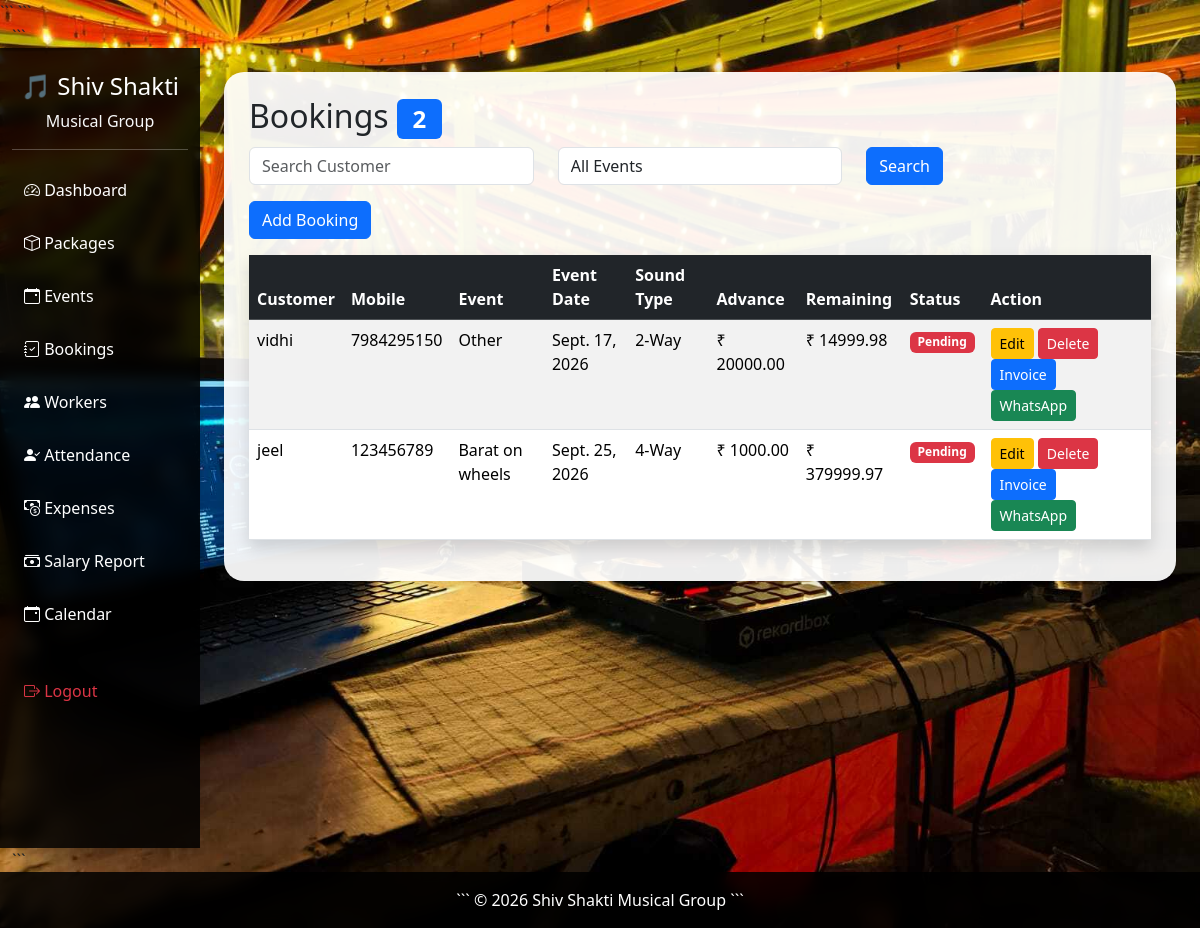
The page /bookings/ (signed in) on the database its author committed.
### bookings/models.py (models this page shows, shortened)
class Booking(models.Model):
    customer_name = models.CharField(max_length=100)
    mobile = models.CharField(max_length=15)
    address = models.TextField()
    event = models.ForeignKey(
        Event,
        on_delete=models.CASCADE,
        null=True,
        blank=True
    )
    event_date = models.DateField(
        null=True,
        blank=True
    )
    TIMING_CHOICES = [
        ('Morning', 'Morning'),
        ('Evening', 'Evening'),
        ('Full Day', 'Full Day'),
    ]
    timing = models.CharField(
        max_length=20,
        choices=TIMING_CHOICES,
        default='Morning'
    )
    DHOLI_CHOICES = [
        ('No', 'No Dholi'),
        ('2 Dholi', '2 Dholi'),
        ('4 Dholi', '4 Dholi'),
        ('6 Dholi', '6 Dholi'),
        ('8 Dholi', '8 Dholi'),
        ('Custom', 'Custom'),
    ]
    dholi = models.CharField(
        max_length=20,
        choices=DHOLI_CHOICES,
        default='No'
    )
    custom_dholi_count = models.IntegerField(
        null=True,
        blank=True
    )
    SOUND_CHOICES = [
        ('2-Way', '2-Way'),
        ('3-Way', '3-Way'),
        ('4-Way', '4-Way'),
        ('Custom', 'Custom'),
    ]
    sound_type = models.CharField(
        max_length=20,
        choices=SOUND_CHOICES
    )
    custom_sound_count = models.IntegerField(
        null=True,
        blank=True
    )
    advance_payment = models.DecimalField(
        max_digits=10,
        decimal_places=2
    )
    remaining_payment = models.DecimalField(
        max_digits=10,
        decimal_places=2
    )
    PAYMENT_STATUS = [
        ('Pending', 'Pending'),
        ('Paid', 'Paid'),
    ]
    payment_status = models.CharField(
        max_length=20,
        choices=PAYMENT_STATUS,
        default='Pending'
    )
    created_at = models.DateTimeField(
        auto_now_add=True
    )

### events/models.py (models this page shows)
class Event(models.Model):
    EVENT_TYPES = [
        ('Wedding', 'Wedding'),
        ('Haldi', 'Haldi'),
        ('school Function', 'school Function'),
        ('Birthday', 'Birthday'),
        ('Garba', 'Garba'),
        ('Navratri', 'Navratri'),
        ('Bhajan', 'Bhajan'),
        ('Corporate', 'Corporate'),
        ('DJ Night', 'DJ Night'),
        ('Barat on wheels', 'Barat on wheels'),
        ('Other', 'Other'),
    ]
    event_name = models.CharField(
        max_length=100,
        blank=True,
        null=True
    )
    event_type = models.CharField(
        max_length=50,
        choices=EVENT_TYPES
    )
    def __str__(self):
        return self.event_type

### bookings/views.py (the view)
def booking_list(request):
    bookings = Booking.objects.all().order_by('event_date')
    search = request.GET.get('search')
    event_id = request.GET.get('event')
    if search:
        bookings = bookings.filter(
            customer_name__icontains=search
        )
    if event_id:
        bookings = bookings.filter(
            event_id=event_id
        )
    events = Event.objects.all()
    context = {
        'bookings': bookings,
        'events': events,
    }
    return render(
        request,
        'bookings/booking_list.html',
        context
    )

### templates/bookings/booking_list.html (shortened to what this page needs)
{% extends 'base.html' %}
{% block content %}
<h2>
    Bookings
    <span class="badge bg-primary">
        {{ bookings|length }}
    </span>
</h2>
<form method="GET" class="row mb-3">
    <div class="col-md-4">
        <input
        type="text"
        name="search"
        class="form-control"
        placeholder="Search Customer">
    </div>
    <div class="col-md-4">
        <select
        name="event"
        class="form-control">
            <option value="">
                All Events
            </option>
        </select>
    </div>
    <div class="col-md-2">
        <button
        class="btn btn-primary">
            Search
        </button>
    </div>
</form>
<a href="{% url 'booking_add' %}"
class="btn btn-primary mb-3">
    Add Booking
</a>
<table class="table table-striped table-hover shadow">
    <thead class="table-dark">
        <tr>
            <th>Customer</th>
            <th>Mobile</th>
            <th>Event</th>
            <th>Event Date</th>
            <th>Sound Type</th>
            <th>Advance</th>
            <th>Remaining</th>
            <th>Status</th>
            <th>Action</th>
        </tr>
    </thead>
    <tbody>
        {% for b in bookings %}
        <tr>
            <td>{{ b.customer_name }}</td>
            <td>{{ b.mobile }}</td>
            <td>{{ b.event }}</td>
            <td>{{ b.event_date }}</td>
            <td>{{ b.sound_type }}</td>
            <td>₹ {{ b.advance_payment }}</td>
            <td>₹ {{ b.remaining_payment }}</td>
            <td>
                {% if b.payment_status == "Paid" %}
                    <span class="badge bg-success">
                        Paid
                    </span>
                {% else %}
                    <span class="badge bg-danger">
                        Pending
                    </span>
                {% endif %}
            </td>
            <td>
                <a href="{% url 'booking_edit' b.id %}"
                class="btn btn-warning btn-sm">
                    Edit
                </a>
                <a href="{% url 'booking_delete' b.id %}"
                class="btn btn-danger btn-sm">
                    Delete
                </a>
                <a href="{% url 'booking_invoice' b.id %}"
                class="btn btn-primary btn-sm">
                    Invoice
                </a>
                <a href="{% url 'whatsapp_booking' b.id %}"
                class="btn btn-success btn-sm">
                    WhatsApp
                </a>
            </td>
        </tr>
        {% empty %}
        <tr>
            <td colspan="9" class="text-center">
                No Bookings Found
            </td>
        </tr>
        {% endfor %}
    </tbody>
</table>
{% endblock %}

### rows shown on the page
Booking: customer_name "vidhi", mobile "7984295150", event "Other", event_date "Sept. 17, 2026", sound_type "2-Way", advance_payment "20000.00", remaining_payment "14999.98", payment_status "Pending"
Booking: customer_name "jeel", mobile "123456789", event "Barat on wheels", event_date "Sept. 25, 2026", sound_type "4-Way", advance_payment "1000.00", remaining_payment "379999.97", payment_status "Pending"

### other values the page prints
{{ bookings|length }} "2"
